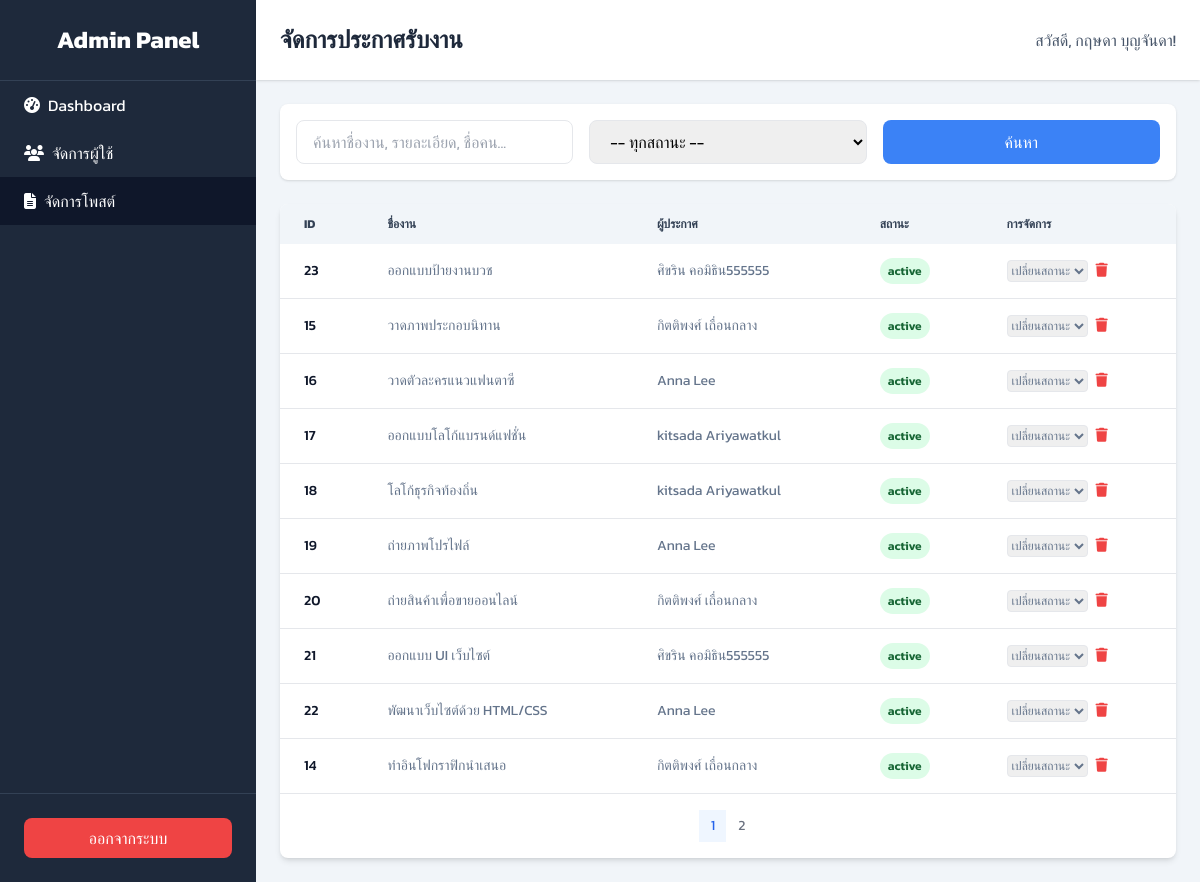
The page /admin/manage_editpost.php (signed in) on the database its author committed.
### tables this page shows
CREATE TABLE `job_postings` (
  `post_id` int(11) NOT NULL,
  `designer_id` int(11) NOT NULL,
  `title` varchar(255) NOT NULL,
  `description` text DEFAULT NULL,
  `category_id` int(11) DEFAULT NULL,
  `price_range` varchar(100) DEFAULT NULL,
  `posted_date` timestamp NOT NULL DEFAULT current_timestamp(),
  `status` enum('active','inactive','completed') DEFAULT 'active',
  `client_id` int(11) NOT NULL,
  `main_image_id` int(11) DEFAULT NULL
);

CREATE TABLE `users` (
  `user_id` int(11) NOT NULL,
  `username` varchar(50) NOT NULL,
  `password` varchar(255) NOT NULL,
  `email` varchar(100) NOT NULL,
  `first_name` varchar(100) NOT NULL,
  `last_name` varchar(100) NOT NULL,
  `phone_number` varchar(20) NOT NULL,
  `user_type` enum('admin','designer','client') NOT NULL,
  `registration_date` timestamp NOT NULL DEFAULT current_timestamp(),
  `is_approved` tinyint(1) DEFAULT 0,
  `is_active` tinyint(1) DEFAULT 1,
  `last_login` timestamp NULL DEFAULT NULL
);

### admin/manage_editpost.php (the view, shortened to what this page needs)
<?php
$servername = "127.0.0.1";
$username = "root";
$password = "";
$dbname = "pixellink";
$condb = new mysqli($servername, $username, $password, $dbname);
$condb->set_charset("utf8mb4");
$admin_name = $_SESSION['full_name'] ?? $_SESSION['username'] ?? 'Admin';
$records_per_page = 10;
$current_page = isset($_GET['page']) ? (int)$_GET['page'] : 1;
$offset = ($current_page - 1) * $records_per_page;
$search_query = $_GET['search'] ?? '';
$filter_status = $_GET['status'] ?? '';
$sql_where = " WHERE 1=1";
$params = [];
$types = '';
$sql_count = "SELECT COUNT(jp.post_id) as total FROM job_postings jp JOIN users u ON jp.designer_id = u.user_id" . $sql_where;
$stmt_count = $condb->prepare($sql_count);
$stmt_count->execute();
$total_records = $stmt_count->get_result()->fetch_assoc()['total'];
$total_pages = ceil($total_records / $records_per_page);
$all_posts = [];
$sql_fetch_all = "SELECT
                    jp.post_id, jp.title, jp.status, jp.posted_date,
                    u.first_name, u.last_name,
                    jc.category_name
                  FROM job_postings AS jp
                  JOIN users AS u ON jp.designer_id = u.user_id
                  LEFT JOIN job_categories AS jc ON jp.category_id = jc.category_id
                  $sql_where
                  ORDER BY jp.posted_date DESC
                  LIMIT ? OFFSET ?";
$types .= 'ii';
$params[] = $records_per_page;
$params[] = $offset;
$stmt_fetch = $condb->prepare($sql_fetch_all);
if ($stmt_fetch) {
    if (!empty($params)) {
        $stmt_fetch->bind_param($types, ...$params);
    }
    $stmt_fetch->execute();
    $result = $stmt_fetch->get_result();
    $all_posts = $result->fetch_all(MYSQLI_ASSOC);
}
function getStatusColorClass($status) {
    switch ($status) {
        case 'active': return 'bg-green-100 text-green-800';
    }
}
?>
<!DOCTYPE html>
<html lang="th">
<head>
    <script src="https://cdn.tailwindcss.com"></script>
    <link rel="stylesheet" href="https://cdnjs.cloudflare.com/ajax/libs/font-awesome/6.1.1/css/all.min.css">
</head>
<body class="min-h-screen flex">
    <aside class="w-64 bg-slate-800 text-white flex flex-col">
        <div class="p-6 text-center text-2xl font-bold border-b border-slate-700">Admin Panel</div>
        <nav class="flex-grow">
            <a href="main.php" class="block py-3 px-6 hover:bg-slate-700"><i class="fas fa-tachometer-alt mr-2"></i>Dashboard</a>
            <a href="manage_users.php" class="block py-3 px-6 hover:bg-slate-700"><i class="fas fa-users mr-2"></i>จัดการผู้ใช้</a>
            <a href="manage_posts.php" class="block py-3 px-6 bg-slate-900"><i class="fas fa-file-alt mr-2"></i>จัดการโพสต์</a>
        </nav>
        <div class="p-6 border-t border-slate-700">
            <a href="../logout.php" class="block text-center bg-red-500 hover:bg-red-600 rounded-lg py-2">ออกจากระบบ</a>
        </div>
    </aside>
    <div class="flex-1 flex flex-col">
        <header class="bg-white shadow p-6 flex justify-between items-center">
            <h1 class="text-2xl font-bold text-slate-800">จัดการประกาศรับงาน</h1>
            <span class="text-slate-600">สวัสดี, <?= htmlspecialchars($admin_name) ?>!</span>
        </header>
        <main class="flex-grow p-6">
            <form method="GET" class="mb-6 p-4 bg-white rounded-lg shadow">
                <div class="grid grid-cols-1 md:grid-cols-3 gap-4">
                    <input type="text" name="search" value="<?= htmlspecialchars($search_query) ?>" placeholder="ค้นหาชื่องาน, รายละเอียด, ชื่อคน..." class="w-full px-4 py-2 border rounded-lg">
                    <select name="status" class="w-full px-4 py-2 border rounded-lg">
                        <option value="">-- ทุกสถานะ --</option>
                    </select>
                    <button type="submit" class="bg-blue-500 text-white px-4 py-2 rounded-lg hover:bg-blue-600">ค้นหา</button>
                </div>
            </form>
            <div class="bg-white shadow-md rounded-lg overflow-hidden">
                <div class="overflow-x-auto">
                    <table class="w-full text-sm text-left text-slate-500">
                        <thead class="text-xs text-slate-700 uppercase bg-slate-100">
                            <tr>
                                <th class="px-6 py-3">ID</th>
                                <th class="px-6 py-3">ชื่องาน</th>
                                <th class="px-6 py-3">ผู้ประกาศ</th>
                                <th class="px-6 py-3">สถานะ</th>
                                <th class="px-6 py-3">การจัดการ</th>
                            </tr>
                        </thead>
                        <tbody>
                            <?php foreach ($all_posts as $post): ?>
                            <tr class="bg-white border-b hover:bg-slate-50">
                                <td class="px-6 py-4 font-medium text-slate-900"><?= $post['post_id'] ?></td>
                                <td class="px-6 py-4"><?= htmlspecialchars($post['title']) ?></td>
                                <td class="px-6 py-4"><?= htmlspecialchars($post['first_name'] . ' ' . $post['last_name']) ?></td>
                                <td class="px-6 py-4">
                                    <span class="px-2 py-1 text-xs font-semibold rounded-full <?= getStatusColorClass($post['status']) ?>">
                                        <?= htmlspecialchars($post['status']) ?>
                                    </span>
                                </td>
                                <td class="px-6 py-4 flex items-center space-x-2">
                                    <form method="POST" class="inline">
                                        <select name="new_status" onchange="this.form.submit()" class="text-xs border rounded">
                                            <option value="" disabled selected>เปลี่ยนสถานะ</option>
                                        </select>
                                    </form>
                                    <form method="POST" class="inline" onsubmit="confirmDelete(event, <?= $post['post_id'] ?>)">
                                        <button type="submit" class="btn text-red-500 hover:text-red-700" title="ลบ"><i class="fas fa-trash"></i></button>
                                    </form>
                                </td>
                            </tr>
                            <?php endforeach; ?>
                        </tbody>
                    </table>
                </div>
                 <div class="p-4">
                    <nav class="flex justify-center">
                        <ul class="flex items-center -space-x-px h-8 text-sm">
                            <?php for ($i = 1; $i <= $total_pages; $i++): ?>
                            <li>
                                <a href="?page=<?= $i ?>&search=<?= urlencode($search_query) ?>&status=<?= urlencode($filter_status) ?>"
                                   class="flex items-center justify-center px-3 h-8 leading-tight <?= $current_page == $i ? 'text-blue-600 bg-blue-50 border-blue-300' : 'text-gray-500 bg-white border-gray-300' ?> hover:bg-gray-100 hover:text-gray-700">
                                    <?= $i ?>
                                </a>
                            </li>
                            <?php endfor; ?>
                        </ul>
                    </nav>
                </div>
            </div>
        </main>
    </div>
</body>
</html>

### admin/manage_editpost.php (style rules this page uses)
body { font-family: 'Kanit', sans-serif; background-color: #f1f5f9; }
.btn { transition: all 0.3s ease; }

### rows shown on the page
job_postings: post_id "23", title "ออกแบบป้ายงานบวช", designer.last_name "ศิขริน คอมิธิน555555", status "active"
job_postings: post_id "15", title "วาดภาพประกอบนิทาน", designer.last_name "กิตติพงศ์ เถื่อนกลาง", status "active"
job_postings: post_id "16", title "วาดตัวละครแนวแฟนตาซี", designer.last_name "Anna Lee", status "active"
job_postings: post_id "17", title "ออกแบบโลโก้แบรนด์แฟชั่น", designer.last_name "kitsada Ariyawatkul", status "active"
job_postings: post_id "18", title "โลโก้ธุรกิจท้องถิ่น", designer.last_name "kitsada Ariyawatkul", status "active"
job_postings: post_id "19", title "ถ่ายภาพโปรไฟล์", designer.last_name "Anna Lee", status "active"
job_postings: post_id "20", title "ถ่ายสินค้าเพื่อขายออนไลน์", designer.last_name "กิตติพงศ์ เถื่อนกลาง", status "active"
job_postings: post_id "21", title "ออกแบบ UI เว็บไซต์", designer.last_name "ศิขริน คอมิธิน555555", status "active"
job_postings: post_id "22", title "พัฒนาเว็บไซต์ด้วย HTML/CSS", designer.last_name "Anna Lee", status "active"
job_postings: post_id "14", title "ทำอินโฟกราฟิกนำเสนอ", designer.last_name "กิตติพงศ์ เถื่อนกลาง", status "active"

### other values the page prints
$admin_name "กฤษดา บุญจันดา"
